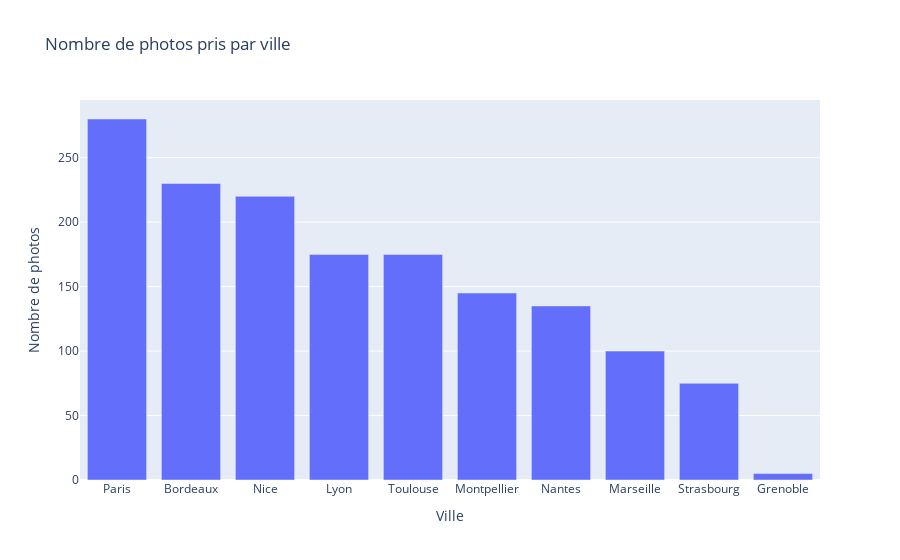

Notebook code for this chart:
### Markdown cell above
**TODO**

- Importer plotly.express sous le nom px
- Créer un graphique en barres représentant le total de photos par ville
- Trier les villes selon le nombre de photos de manière décroissante
- Afficher le graphique

### Code cell
# Write your code here

import pandas as pd
import plotly.express as px

# charger les données depuis le fichier csv
df_trips_ploty = pd.read_csv("travel_data.csv")

# Regrouper les données et faire la sommes des photos par ville
photos_per_city = df_trips_ploty.groupby("city")["photos"].sum().reset_index()

# Tri des villes selon nombre de photos décroissante
photos_per_city = photos_per_city.sort_values(by="photos", ascending=False)

# Créer un graphique
fig = px.bar (
    photos_per_city,
       x = "city",
       y = "photos",
       title = "Nombre de photos pris par ville",
       labels = {"photos": " Nombre de photos", "city": "Ville"},
       )

fig.show()

### Figure 1 — Plotly figure (JSON) as saved in the notebook; plotly's stock layout.template omitted (floating-point values rounded to 4 significant figures)
{"data": [{"hovertemplate": "Ville=%{x}<br> Nombre de photos=%{y}<extra></extra>", "legendgroup": "", "marker": {"color": "#636efa", "pattern": {"shape": ""}}, "name": "", "orientation": "v", "showlegend": false, "textposition": "auto", "type": "bar", "x": ["Paris", "Bordeaux", "Nice", "Lyon", "Toulouse", "Montpellier", "Nantes", "Marseille", "Strasbourg", "Grenoble"], "xaxis": "x", "y": [280, 230, 220, 175, 175, 145, 135, 100, 75, 5], "yaxis": "y"}], "layout": {"barmode": "relative", "legend": {"tracegroupgap": 0}, "title": {"text": "Nombre de photos pris par ville"}, "xaxis": {"anchor": "y", "domain": [0, 1], "title": {"text": "Ville"}}, "yaxis": {"anchor": "x", "domain": [0, 1], "title": {"text": " Nombre de photos"}}}}
